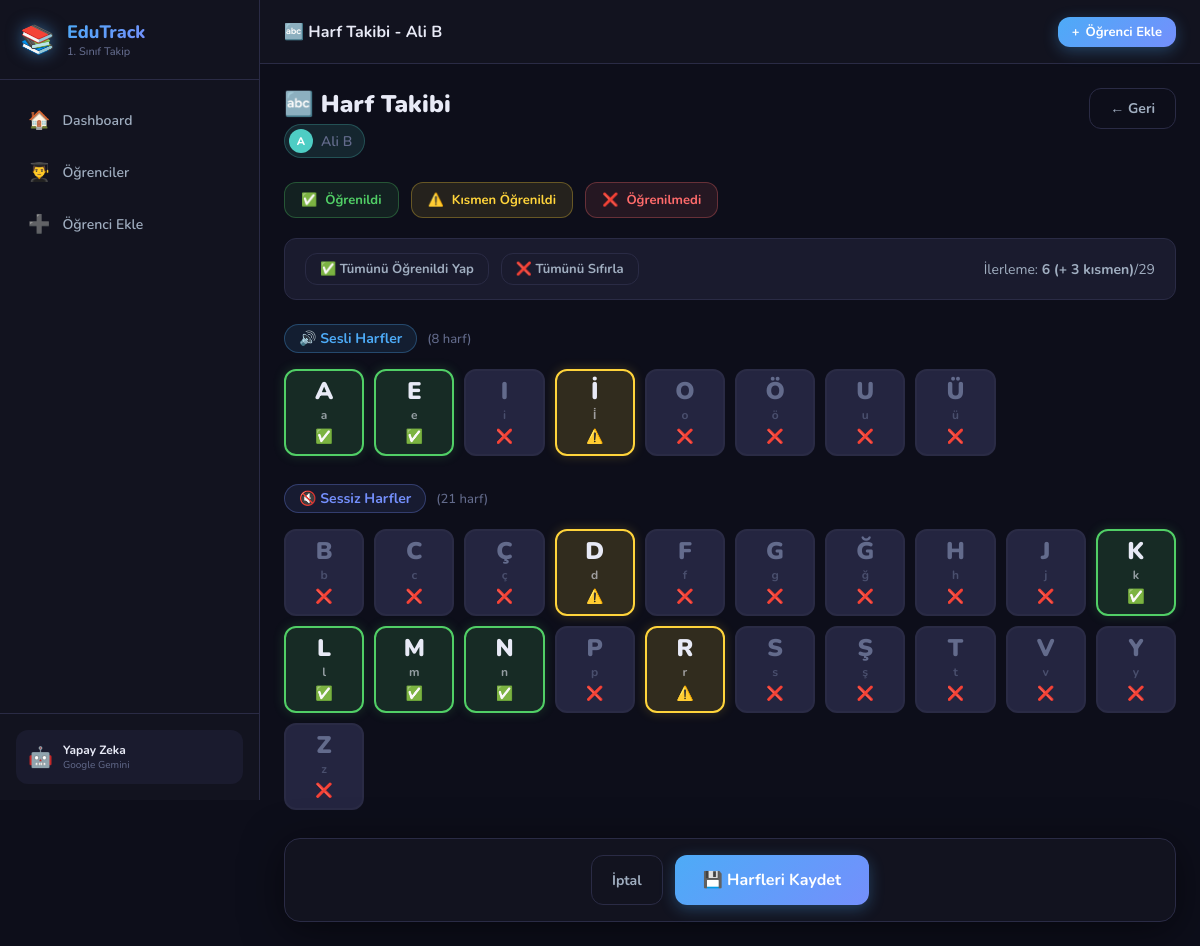
Screenshot of /ogrenci/1/harfler with the database file from the repository.
### tables this page shows
CREATE TABLE students (
            id INTEGER PRIMARY KEY AUTOINCREMENT,
            name TEXT NOT NULL,
            level TEXT DEFAULT 'baslangic',
            notes TEXT DEFAULT '',
            avatar_color TEXT DEFAULT '#4ECDC4',
            created_at DATETIME DEFAULT CURRENT_TIMESTAMP
        );

CREATE TABLE letter_tracking (
            id INTEGER PRIMARY KEY AUTOINCREMENT,
            student_id INTEGER NOT NULL,
            letter TEXT NOT NULL,
            status TEXT DEFAULT 'not_learned',
            updated_at DATETIME DEFAULT CURRENT_TIMESTAMP,
            FOREIGN KEY (student_id) REFERENCES students(id) ON DELETE CASCADE,
            UNIQUE(student_id, letter)
        );

### app.py (the view, shortened to what this page needs)
@app.route('/ogrenci/<int:student_id>/harfler', methods=['GET', 'POST'])
def letter_tracking(student_id):
    student = db.get_student(student_id)
    if not student:
        flash('Öğrenci bulunamadı!', 'error')
        return redirect(url_for('student_list'))
    letters = db.get_letter_tracking(student_id)
    return render_template(
        'letter_tracking.html',
        student=student,
        letters=letters,
        vowels=db.VOWELS,
        consonants=db.CONSONANTS
    )

### database.py (called while the page is built)
def get_db():
    conn = sqlite3.connect(DB_PATH)
    conn.row_factory = sqlite3.Row
    return conn

def get_student(student_id):
    conn = get_db()
    cursor = conn.cursor()
    cursor.execute('SELECT * FROM students WHERE id = ?', (student_id,))
    row = cursor.fetchone()
    conn.close()
    if not row:
        return None
    student = dict(row)
    student['level_info'] = LEVELS.get(student['level'], LEVELS['baslangic'])
    student['stats'] = get_student_stats(student_id)
    return student

def get_letter_tracking(student_id):
    conn = get_db()
    cursor = conn.cursor()
    cursor.execute(
        'SELECT letter, status FROM letter_tracking WHERE student_id=? ORDER BY letter',
        (student_id,)
    )
    rows = cursor.fetchall()
    conn.close()
    letter_map = {row['letter']: row['status'] for row in rows}
    result = []
    for letter in TURKISH_ALPHABET:
        result.append({
            'letter': letter,
            'status': letter_map.get(letter, 'not_learned'),
            'is_vowel': letter in VOWELS
        })
    return result

### templates/letter_tracking.html (shortened to what this page needs)
{% extends "base.html" %}
{% block topbar_title %}🔤 Harf Takibi - {{ student.name }}{% endblock %}
{% block content %}
<div class="letter-page">
    <div class="page-header">
        <div>
            <h1 class="page-title">🔤 Harf Takibi</h1>
            <p class="page-subtitle">
                <span class="student-chip" style="background: {{ student.avatar_color }}20; border-color: {{ student.avatar_color }}40;">
                    <span class="chip-avatar" style="background: {{ student.avatar_color }};">{{ student.name[0].upper() }}</span>
                    {{ student.name }}
                </span>
            </p>
        </div>
        <a href="{{ url_for('student_detail', student_id=student.id) }}" class="btn btn-outline" id="back-to-detail">← Geri</a>
    </div>
    <div class="legend-bar">
        <div class="legend-item-bar learned">
            <span class="legend-icon">✅</span> Öğrenildi
        </div>
        <div class="legend-item-bar partial">
            <span class="legend-icon">⚠️</span> Kısmen Öğrenildi
        </div>
        <div class="legend-item-bar not_learned">
            <span class="legend-icon">❌</span> Öğrenilmedi
        </div>
    </div>
    <div class="quick-select-bar">
        <button type="button" class="btn btn-sm btn-outline" onclick="selectAll('learned')" id="select-all-learned">✅ Tümünü Öğrenildi Yap</button>
        <button type="button" class="btn btn-sm btn-outline" onclick="selectAll('not_learned')" id="select-all-reset">❌ Tümünü Sıfırla</button>
        <div class="progress-mini-bar">
            <div id="progressLabel">İlerleme: <strong id="progressCount">0</strong>/29</div>
        </div>
    </div>
    <form method="POST" id="letterForm">
        <div class="letter-group-section">
            <h2 class="letter-group-title">
                <span class="group-badge vowel-badge">🔊 Sesli Harfler</span>
                <span class="group-sub">({{ vowels | length }} harf)</span>
            </h2>
            <div class="letter-grid">
                {% for lt in letters if lt.is_vowel %}
                <div class="letter-card-wrap">
                    <div class="letter-card {{ lt.status }}" id="card-{{ lt.letter }}" onclick="cycleLetter('{{ lt.letter }}')">
                        <div class="letter-char">{{ lt.letter }}</div>
                        <div class="letter-lower">{{ lt.letter.lower() }}</div>
                        <div class="letter-status-icon" id="icon-{{ lt.letter }}">
                            {% if lt.status == 'learned' %}✅
                            {% elif lt.status == 'partial' %}⚠️
                            {% else %}❌{% endif %}
                        </div>
                    </div>
                </div>
                {% endfor %}
            </div>
        </div>
        <div class="letter-group-section">
            <h2 class="letter-group-title">
                <span class="group-badge consonant-badge">🔇 Sessiz Harfler</span>
                <span class="group-sub">({{ consonants | length }} harf)</span>
            </h2>
            <div class="letter-grid">
                {% for lt in letters if not lt.is_vowel %}
                <div class="letter-card-wrap">
                    <div class="letter-card {{ lt.status }}" id="card-{{ lt.letter }}" onclick="cycleLetter('{{ lt.letter }}')">
                        <div class="letter-char">{{ lt.letter }}</div>
                        <div class="letter-lower">{{ lt.letter.lower() }}</div>
                        <div class="letter-status-icon" id="icon-{{ lt.letter }}">
                            {% if lt.status == 'learned' %}✅
                            {% elif lt.status == 'partial' %}⚠️
                            {% else %}❌{% endif %}
                        </div>
                    </div>
                </div>
                {% endfor %}
            </div>
        </div>
        <div class="form-actions sticky-actions">
            <a href="{{ url_for('student_detail', student_id=student.id) }}" class="btn btn-outline" id="cancel-letters">İptal</a>
            <button type="submit" class="btn btn-primary btn-lg" id="save-letters-btn">
                💾 Harfleri Kaydet
            </button>
        </div>
    </form>
</div>
{% endblock %}

### rows the page displays
students: name "Ali B", name "A"
letter_tracking: letter "A", letter "a"
letter_tracking: letter "E", letter "e"
letter_tracking: letter "I", letter "i"
letter_tracking: letter "İ", letter "i̇"
letter_tracking: letter "O", letter "o"
letter_tracking: letter "Ö", letter "ö"
letter_tracking: letter "U", letter "u"
letter_tracking: letter "Ü", letter "ü"
letter_tracking: letter "B", letter "b"
letter_tracking: letter "C", letter "c"
letter_tracking: letter "Ç", letter "ç"
letter_tracking: letter "D", letter "d"
letter_tracking: letter "F", letter "f"
letter_tracking: letter "G", letter "g"
letter_tracking: letter "Ğ", letter "ğ"
letter_tracking: letter "H", letter "h"
letter_tracking: letter "J", letter "j"
letter_tracking: letter "K", letter "k"
letter_tracking: letter "L", letter "l"
letter_tracking: letter "M", letter "m"
letter_tracking: letter "N", letter "n"
letter_tracking: letter "P", letter "p"
letter_tracking: letter "R", letter "r"
letter_tracking: letter "S", letter "s"
letter_tracking: letter "Ş", letter "ş"
letter_tracking: letter "T", letter "t"
letter_tracking: letter "V", letter "v"
letter_tracking: letter "Y", letter "y"
letter_tracking: letter "Z", letter "z"

### other values shown
{{ vowels | length }} "8"
{{ consonants | length }} "21"
